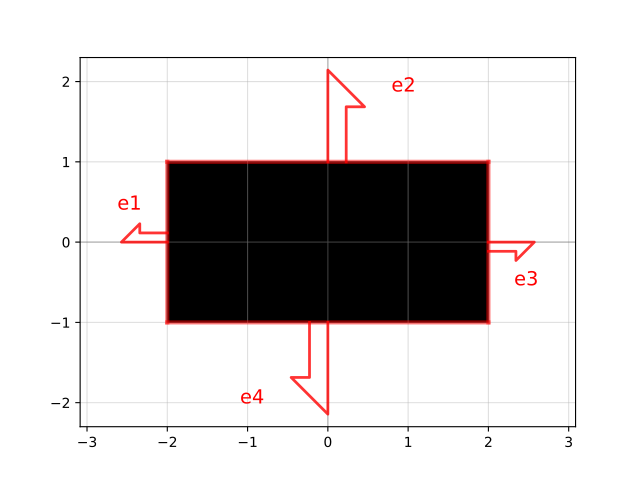

Generate this figure with Python:
import gdsfactory as gf

c = gf.components.compass(size=(4.0, 2.0), layer='WG', port_type='electrical', port_inclusion=0.0, port_orientations=(180, 90, 0, -90))
c.plot()
